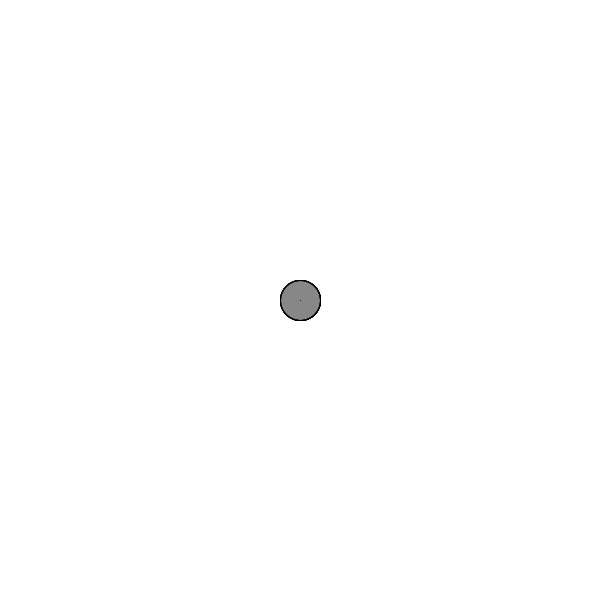
Frame 1 (no input)
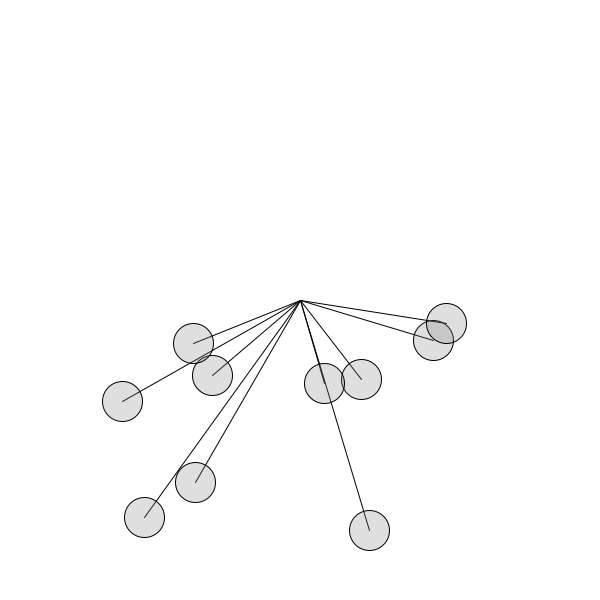
Frame 60 (the mouse pressed at the canvas centre just before this capture)
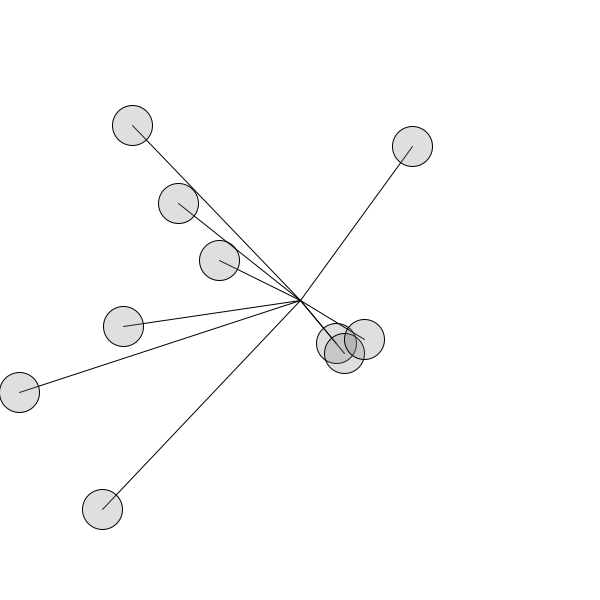
Frame 120 (the mouse held since frame 60 and released just before this capture)

The Processing sketch that drew these frames (run headless with seeded random() and noise(); from frame 60 on, the mouse is pressed at the canvas centre):

// Processing sketch: shm
// ── shm.pde
//float angle = 0;
//float angle2 = 1;
//float amp = 150;
//float amp2 = 50;

Ball[] balls; 

void setup() {
  size(600, 600);
  balls = new Ball[10];
  for (int i =0; i < balls.length; i++) {
    balls[i] = new Ball();
  }
}
void draw() {
  background(255);
  translate(width/2, height/2);

  for (Ball b : balls) {
    b.display();
    b.oscillate();
  }



  //  float x = amp*sin(angle);
  //  float y = (amp2)*cos(angle);
  //  stroke(127);
  //  fill(127, 64);
  //  line(0, 0, x, y);
  //  ellipse(x, y, 40, 40);

  //  angle += 0.05;
  //  angle2 += 0.05;
}

// ── Ball.pde
class Ball {

  PVector loc;
  float anglex;
  float angley;
  float ampx;
  float ampy;
  float aVelx;
  float aVely;

  Ball() {
    loc = new PVector(0, 0);
    anglex = random(1);
    angley = random(1);
    ampx = random(50, 300);
    ampy = random(50, 300);
    aVelx = random(0.1);
    aVely = random(0.05);
  }

  void oscillate() {
    loc.x = ampx*sin(anglex);
    loc.y = ampy*sin(angley);

    anglex += aVelx;
    angley += aVely;
  }

  void display() {
    stroke(0);
    fill(127, 64);
    line(0, 0, loc.x, loc.y);
    ellipse(loc.x, loc.y, 40, 40);
  }
}
